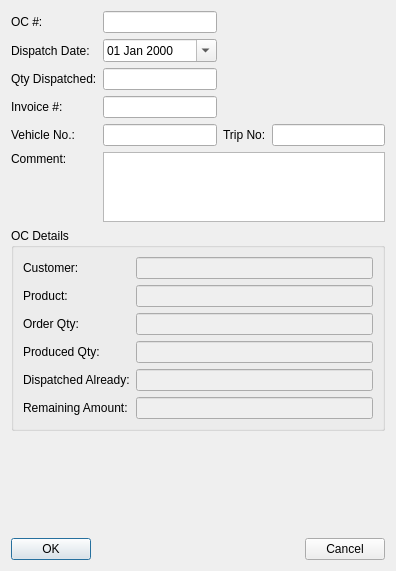
<?xml version="1.0" encoding="UTF-8"?>
<ui version="4.0">
 <class>NewDispatchDialog</class>
 <widget class="QDialog" name="NewDispatchDialog">
  <property name="geometry">
   <rect>
    <x>0</x>
    <y>0</y>
    <width>396</width>
    <height>571</height>
   </rect>
  </property>
  <property name="windowTitle">
   <string>New Dispatch</string>
  </property>
  <layout class="QVBoxLayout" name="verticalLayout">
   <item>
    <layout class="QGridLayout" name="gridLayout_2">
     <item row="0" column="0">
      <widget class="QLabel" name="label">
       <property name="text">
        <string>OC #:</string>
       </property>
      </widget>
     </item>
     <item row="1" column="0">
      <widget class="QLabel" name="label_2">
       <property name="text">
        <string>Dispatch Date:</string>
       </property>
      </widget>
     </item>
     <item row="1" column="1">
      <widget class="QDateEdit" name="dtpDispatchDate">
       <property name="displayFormat">
        <string>dd MMM yyyy</string>
       </property>
       <property name="calendarPopup">
        <bool>true</bool>
       </property>
      </widget>
     </item>
     <item row="2" column="0">
      <widget class="QLabel" name="label_3">
       <property name="text">
        <string>Qty Dispatched:</string>
       </property>
      </widget>
     </item>
     <item row="2" column="1">
      <widget class="QLineEdit" name="txtQtyDispatched"/>
     </item>
     <item row="3" column="0">
      <widget class="QLabel" name="label_4">
       <property name="text">
        <string>Invoice #:</string>
       </property>
      </widget>
     </item>
     <item row="3" column="1">
      <widget class="QLineEdit" name="txtInvoiceNo"/>
     </item>
     <item row="4" column="0">
      <widget class="QLabel" name="label_5">
       <property name="text">
        <string>Vehicle No.:</string>
       </property>
      </widget>
     </item>
     <item row="4" column="1">
      <widget class="QLineEdit" name="txtVehicleNo"/>
     </item>
     <item row="4" column="2">
      <widget class="QLabel" name="label_6">
       <property name="text">
        <string>Trip No:</string>
       </property>
      </widget>
     </item>
     <item row="4" column="3">
      <widget class="QLineEdit" name="txtTripNo"/>
     </item>
     <item row="5" column="0">
      <widget class="QLabel" name="label_7">
       <property name="text">
        <string>Comment:</string>
       </property>
       <property name="alignment">
        <set>Qt::AlignLeading|Qt::AlignLeft|Qt::AlignTop</set>
       </property>
      </widget>
     </item>
     <item row="0" column="1">
      <widget class="QLineEdit" name="txtOcNo"/>
     </item>
     <item row="5" column="1" colspan="3">
      <widget class="QPlainTextEdit" name="txtComment">
       <property name="maximumSize">
        <size>
         <width>16777215</width>
         <height>74</height>
        </size>
       </property>
      </widget>
     </item>
    </layout>
   </item>
   <item>
    <widget class="QGroupBox" name="groupBox">
     <property name="title">
      <string>OC Details</string>
     </property>
     <layout class="QGridLayout" name="gridLayout">
      <item row="0" column="0">
       <widget class="QLabel" name="label_8">
        <property name="text">
         <string>Customer:</string>
        </property>
       </widget>
      </item>
      <item row="0" column="1">
       <widget class="QLineEdit" name="txtCustomer">
        <property name="enabled">
         <bool>false</bool>
        </property>
       </widget>
      </item>
      <item row="1" column="0">
       <widget class="QLabel" name="label_9">
        <property name="text">
         <string>Product:</string>
        </property>
       </widget>
      </item>
      <item row="1" column="1">
       <widget class="QLineEdit" name="txtProduct">
        <property name="enabled">
         <bool>false</bool>
        </property>
       </widget>
      </item>
      <item row="2" column="1">
       <widget class="QLineEdit" name="txtOrderQty">
        <property name="enabled">
         <bool>false</bool>
        </property>
       </widget>
      </item>
      <item row="3" column="0">
       <widget class="QLabel" name="label_11">
        <property name="text">
         <string>Produced Qty:</string>
        </property>
       </widget>
      </item>
      <item row="2" column="0">
       <widget class="QLabel" name="label_10">
        <property name="text">
         <string>Order Qty:</string>
        </property>
       </widget>
      </item>
      <item row="3" column="1">
       <widget class="QLineEdit" name="txtProducedQty">
        <property name="enabled">
         <bool>false</bool>
        </property>
       </widget>
      </item>
      <item row="5" column="0">
       <widget class="QLabel" name="label_12">
        <property name="text">
         <string>Remaining Amount:</string>
        </property>
       </widget>
      </item>
      <item row="5" column="1">
       <widget class="QLineEdit" name="txtRemainingAmount">
        <property name="enabled">
         <bool>false</bool>
        </property>
       </widget>
      </item>
      <item row="4" column="0">
       <widget class="QLabel" name="label_13">
        <property name="text">
         <string>Dispatched Already:</string>
        </property>
       </widget>
      </item>
      <item row="4" column="1">
       <widget class="QLineEdit" name="dispatched">
        <property name="enabled">
         <bool>false</bool>
        </property>
       </widget>
      </item>
     </layout>
    </widget>
   </item>
   <item>
    <spacer name="verticalSpacer">
     <property name="orientation">
      <enum>Qt::Vertical</enum>
     </property>
     <property name="sizeHint" stdset="0">
      <size>
       <width>20</width>
       <height>144</height>
      </size>
     </property>
    </spacer>
   </item>
   <item>
    <layout class="QHBoxLayout" name="horizontalLayout">
     <item>
      <widget class="QPushButton" name="cmdOK">
       <property name="text">
        <string>OK</string>
       </property>
      </widget>
     </item>
     <item>
      <spacer name="horizontalSpacer">
       <property name="orientation">
        <enum>Qt::Horizontal</enum>
       </property>
       <property name="sizeHint" stdset="0">
        <size>
         <width>40</width>
         <height>20</height>
        </size>
       </property>
      </spacer>
     </item>
     <item>
      <widget class="QPushButton" name="cmdCancel">
       <property name="text">
        <string>Cancel</string>
       </property>
      </widget>
     </item>
    </layout>
   </item>
  </layout>
 </widget>
 <resources/>
 <connections/>
</ui>
